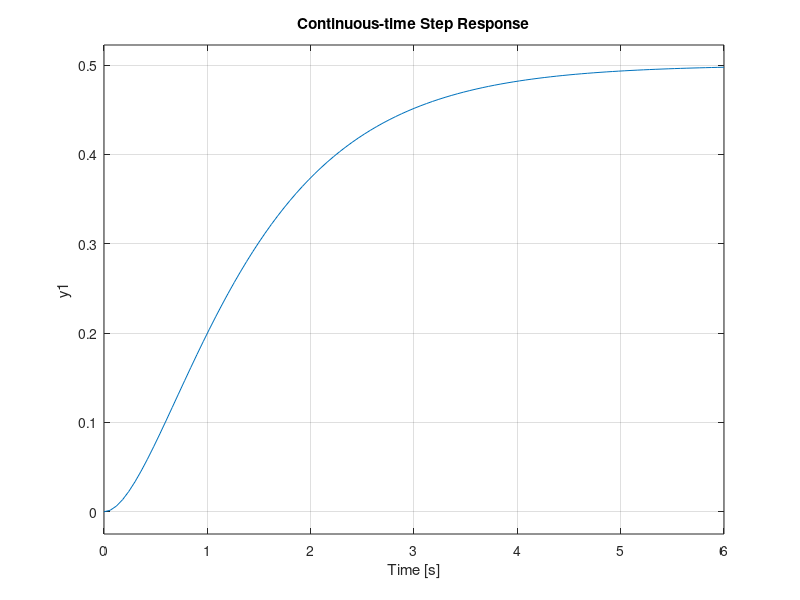
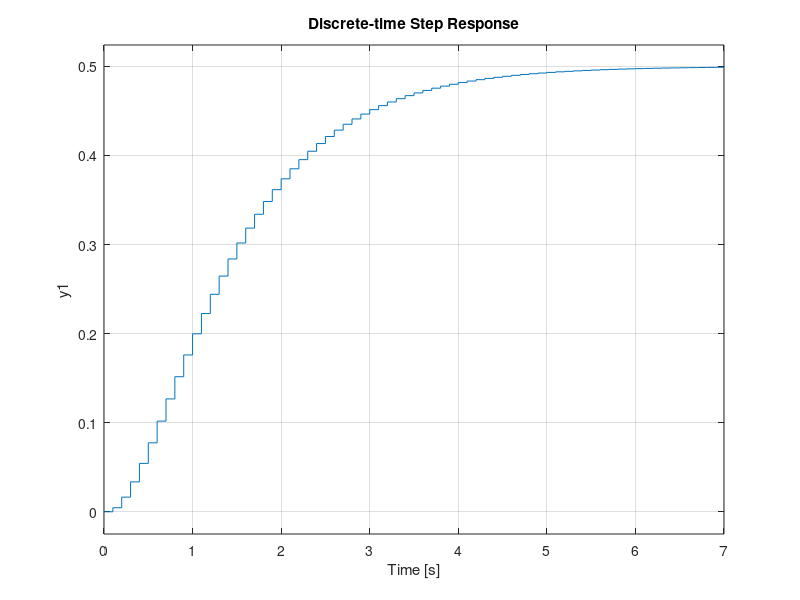

These figures' MATLAB source, in order:
pkg load control  % Asegúrate de tener este paquete instalado

% Define a transfer function: G(s) = 1 / (s^2 + 3s + 2)
num = [1];
den = [1 3 2];

% Convert to state-space (tf2ss)
[A, B, C, D] = tf2ss(num, den);

disp('A ='), disp(A)
disp('B ='), disp(B)
disp('C ='), disp(C)
disp('D ='), disp(D)

% Sampling time
T = 0.1;

% Compute matrix exponential expm(A*T)
Ad = expm(A*T);
disp('Ad = expm(A*T) ='), disp(Ad)

% Discretize the system (c2d with ZOH)
sys_c = ss(A, B, C, D);
sys_d = c2d(sys_c, T, 'zoh');

% Display discrete system
disp('Discrete A ='), disp(sys_d.A)
disp('Discrete B ='), disp(sys_d.B)
disp('Discrete C ='), disp(sys_d.C)
disp('Discrete D ='), disp(sys_d.D)

% Optional: plot step responses
figure;
step(sys_c);
title('Continuous-time Step Response');

figure;
step(sys_d);
title('Discrete-time Step Response');
